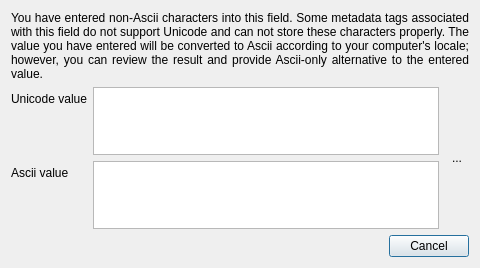
<?xml version="1.0" encoding="UTF-8"?>
<ui version="4.0">
 <class>AsciiTextDialogClass</class>
 <widget class="QDialog" name="AsciiTextDialogClass">
  <property name="windowModality">
   <enum>Qt::ApplicationModal</enum>
  </property>
  <property name="geometry">
   <rect>
    <x>0</x>
    <y>0</y>
    <width>480</width>
    <height>268</height>
   </rect>
  </property>
  <property name="windowTitle">
   <string>Edit non-unicode text</string>
  </property>
  <property name="windowIcon">
   <iconset resource="../analogexif.qrc">
    <normaloff>:/images/icons/film_edit.png</normaloff>:/images/icons/film_edit.png</iconset>
  </property>
  <property name="modal">
   <bool>true</bool>
  </property>
  <layout class="QVBoxLayout" name="verticalLayout">
   <item>
    <widget class="QLabel" name="label">
     <property name="text">
      <string>You have entered non-Ascii characters into this field. Some metadata tags associated with this field do not support Unicode and can not store these characters properly. The value you have entered will be converted to Ascii according to your computer's locale; however, you can review the result and provide Ascii-only alternative to the entered value.</string>
     </property>
     <property name="alignment">
      <set>Qt::AlignJustify|Qt::AlignTop</set>
     </property>
     <property name="wordWrap">
      <bool>true</bool>
     </property>
    </widget>
   </item>
   <item>
    <layout class="QHBoxLayout" name="horizontalLayout">
     <item>
      <layout class="QFormLayout" name="formLayout">
       <property name="fieldGrowthPolicy">
        <enum>QFormLayout::AllNonFixedFieldsGrow</enum>
       </property>
       <item row="1" column="0">
        <widget class="QLabel" name="label_2">
         <property name="text">
          <string>Unicode value</string>
         </property>
        </widget>
       </item>
       <item row="1" column="1">
        <widget class="QPlainTextEdit" name="unicodeEdit"/>
       </item>
       <item row="2" column="0">
        <widget class="QLabel" name="label_3">
         <property name="text">
          <string>Ascii value</string>
         </property>
        </widget>
       </item>
       <item row="2" column="1">
        <widget class="QPlainTextEdit" name="asciiEdit"/>
       </item>
      </layout>
     </item>
     <item>
      <widget class="QToolButton" name="copyBtn">
       <property name="toolTip">
        <string>Copy and convert text from Unicode to Ascii</string>
       </property>
       <property name="text">
        <string>...</string>
       </property>
       <property name="icon">
        <iconset resource="../analogexif.qrc">
         <normaloff>:/images/icons/arrow_undo.png</normaloff>:/images/icons/arrow_undo.png</iconset>
       </property>
       <property name="autoRaise">
        <bool>true</bool>
       </property>
      </widget>
     </item>
    </layout>
   </item>
   <item>
    <widget class="QDialogButtonBox" name="buttonBox">
     <property name="standardButtons">
      <set>QDialogButtonBox::Cancel</set>
     </property>
    </widget>
   </item>
  </layout>
 </widget>
 <layoutdefault spacing="6" margin="11"/>
 <resources>
  <include location="../analogexif.qrc"/>
 </resources>
 <connections/>
</ui>
